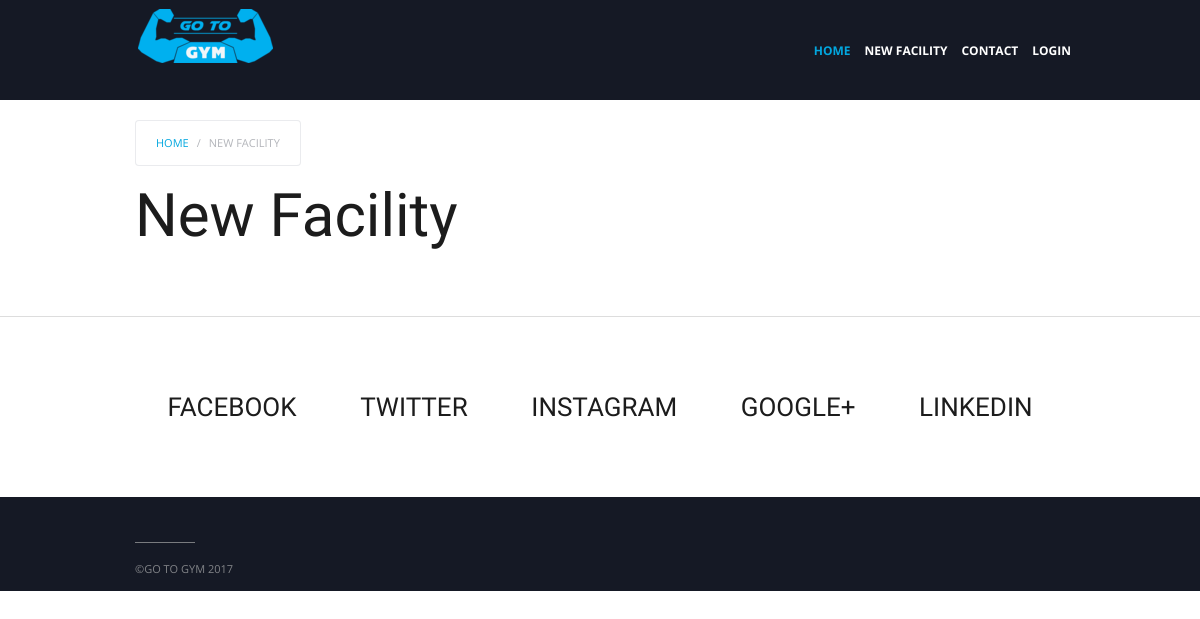
The page /home/newfacility on the database as committed earlier.
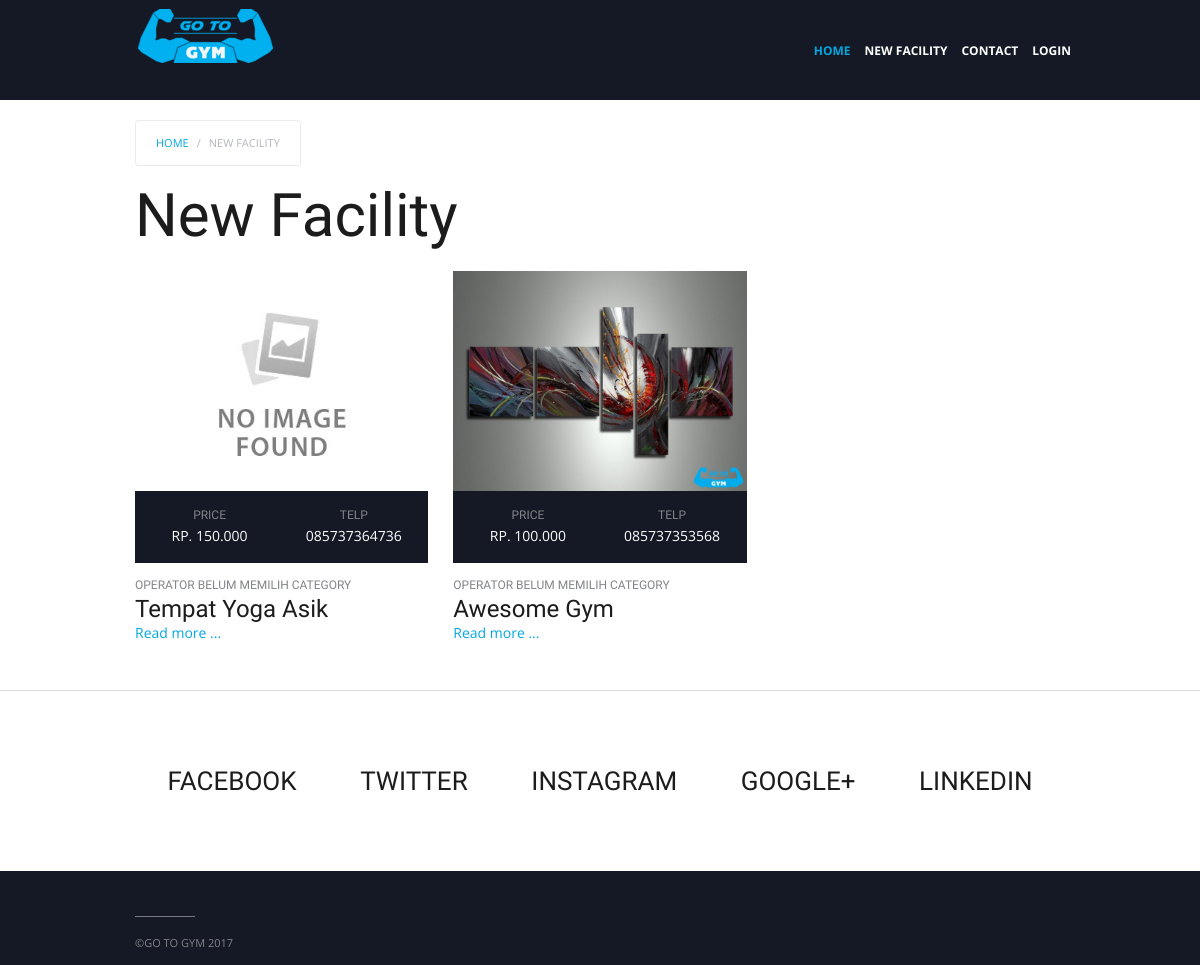
The same page on the database as committed later.
### tables this page shows
CREATE TABLE `gym` (
  `id` int(11) NOT NULL,
  `user_id` int(11) NOT NULL,
  `category_id` int(11) NOT NULL,
  `fullname` varchar(100) DEFAULT NULL,
  `alamat` varchar(100) DEFAULT NULL,
  `longitude` varchar(100) DEFAULT NULL,
  `latitude` varchar(100) DEFAULT NULL,
  `telp` varchar(12) DEFAULT NULL,
  `description` text,
  `price` int(11) DEFAULT NULL,
  `status` int(1) NOT NULL
);

CREATE TABLE `images` (
  `id` int(11) NOT NULL,
  `gym_id` int(11) DEFAULT NULL,
  `file` varchar(100) DEFAULT NULL
);

### application/Controller/HomeController.php (called while the page is built, shortened)
<?php
class HomeController extends Controller
{
    public function newfacility()
    {
        $gym = new Gym();
        $this->view([
            'header'=>'view/_templates/home_header.php',
            'content'=>'view/home/newfacility.php',
            'footer'=>'view/_templates/home_footer.php',
        ],[
            'model'=>$gym->newFacility()
        ]);
    }
}

### public/index.php (called while the page is built, shortened)
<?php
$app = new Application();

### application/Core/Model.php (called while the page is built, shortened)
<?php
class Model
{
    public $db = null;
    protected $table = null;
    private function openDatabaseConnection()
    {
        $options = array(PDO::ATTR_DEFAULT_FETCH_MODE => PDO::FETCH_OBJ, PDO::ATTR_ERRMODE => PDO::ERRMODE_WARNING);
        $this->db = new PDO(DB_TYPE . ':host=' . DB_HOST . ';dbname=' . DB_NAME . ';charset=' . DB_CHARSET, DB_USER, DB_PASS, $options);
    }
    public function getAll($data=null)
    {
        if(is_array($data) && !is_null($data)){
            $_row = '';
            $_value = [];
            foreach ($data as $row=>$value){
                $_row.= $row.' = '.' :'.$row.' AND ';
                $_value[':'.$row] = $value;
            }
            $_row = substr($_row, 0, -5);
            $sql = "SELECT * FROM $this->table WHERE $_row";
            $query = $this->db->prepare($sql);
            $parameters = $_value;
        }else{
            $sql = "SELECT * FROM $this->table";
            $query = $this->db->prepare($sql);
            $parameters=array();
        }
        $query->execute($parameters);
        return $query->fetchAll();
    }
    public function getOne($id)
    {
        if(is_array($id) && !is_null($id)){
            $_row = '';
            $_value = [];
            foreach ($id as $row=>$value){
                $_row.= $row.' = '.' :'.$row.' AND ';
                $_value[':'.$row] = $value;
            }
            $_row = substr($_row, 0, -5);
            $sql = "SELECT * FROM $this->table WHERE $_row LIMIT 1";
            $query = $this->db->prepare($sql);
            $parameters = $_value;
        }else{
            $sql = "SELECT * FROM $this->table WHERE id = :id LIMIT 1";
            $query = $this->db->prepare($sql);
            $parameters = array(':id' => $id);
        }
        $query->execute($parameters);
        return $query->fetch();
    }
}

### application/Model/Gym.php (called while the page is built, shortened)
<?php
class Gym extends Model
{
    protected $table = 'gym';
    public static function getImage($id)
    {
        $images = new Images();
        $img = $images->getOne(['gym_id'=>$id]);
        if($img){
            return $img->file;
        }else{
            return '';
        }
    }
    public function newFacility()
    {
        $sql = "SELECT * FROM $this->table WHERE status = 1 ORDER BY id DESC LIMIT 12 ";
        $query = $this->db->prepare($sql);
        $query->execute([]);
        return $query->fetchAll();
    }
}

### application/view/home/newfacility.php (the view, shortened to what this page needs)
<div class="uk-container uk-container-center">
    <div class="tm-middle uk-grid" data-uk-grid-match="" data-uk-grid-margin="">
        <div class="tm-main uk-width-medium-1-1">
            <main class="tm-content uk-position-relative">
                <ul class="uk-breadcrumb">
                    <li><a href="<?= URL ?>">Home</a></li>
                    <li class="uk-active"><span>New Facility</span></li>
                </ul>
                <div class="uk-grid">
                    <div class="uk-width-1-1">
                        <div class="uk-panel uk-panel-header">
                            <h1 class="tm-title">New Facility</h1>
                        </div>
                    </div>
                </div>
                <div class="uk-grid" data-uk-grid-match="" data-uk-grid-margin="">
                    <?php foreach ($model as $row): ?>
                        <?php $image = \Mini\Model\Gym::getImage($row->id); ?>
                        <div class="uk-width-medium-1-3">
                            <article class="uk-article">
                                <a class="uk-align-left" href="<?= URL.'home/detail/'.$row->id ?>" title=""><img src="<?= $image == '' ? URL.'img/noimagefound2.jpg' : URL.'img/gym/'.$image ?>" alt=""></a>
                                <div>
                                    <div class="uk-panel uk-width-1-1">
                                        <div class="uk-grid">
                                            <div class="uk-width-1-2">
                                                <h6 class="tm-uppercase">Price</h6>
                                                <span class="tm-uppercase">Rp. <?= number_format($row->price, 0, ',', '.') ?></span>
                                            </div>
                                            <div class="uk-width-1-2">
                                                <h6 class="tm-uppercase">Telp</h6>
                                                <span class="tm-uppercase"><?= $row->telp ?></span>
                                            </div>
                                        </div>
                                    </div>
                                    <h4 class="tm-workouts-line tm-uppercase"><?php
                                        $category=new \Mini\Model\GymCategory();
                                        $get_c = $category->getAll(['gym_id'=>$row->id]);
                                        if(count($get_c)>0):
                                            $print = "";
                                            foreach ($get_c as $_c){
                                                $print.= \Mini\Model\Gym::getCategory($_c->category_id).', ';
                                            }
                                            echo substr($print, 0, -2);
                                            ?>
                                        <?php else: ?>
                                            Operator belum memilih category
                                        <?php endif; ?></h4>
                                    <h3 class="tm-workouts-subline tm-uppercase"><?= $row->fullname ?></h3>
                                    <div class="jcomments-links">
                                        <a class="readmore-link" href="<?= URL.'home/detail/'.$row->id ?>" title="5 Unique Workauts to Improve your Deadlift">Read more ...</a>
                                    </div>
                                </div>
                            </article>
                        </div>
                    <?php endforeach; ?>
                </div>
            </main>
        </div>
    </div>
</div>

### application/Core/Application.php (shortened to what this page needs)
<?php
class Application
{
    private $url_controller = null;
    private $url_action = null;
    private $url_params = array();
    public function __construct()
    {
        if (!$this->url_controller) {
            $page = new \Mini\Controller\HomeController();
            $page->index();
        } elseif (file_exists(APP . 'Controller/' . ucfirst($this->url_controller) . 'Controller.php')) {
            $this->url_controller = new $controller();
            if (method_exists($this->url_controller, $this->url_action)) {
                if (!empty($this->url_params)) {
                    call_user_func_array(array($this->url_controller, $this->url_action), $this->url_params);
                } else {
                    $this->url_controller->{$this->url_action}();
                }
            } else {
                if (strlen($this->url_action) == 0) {
                    $this->url_controller->index();
                } else {
                    header('location: ' . URL . 'error');
                }
            }
        } else {
            header('location: ' . URL . 'error');
        }
    }
    private function splitUrl()
    {
        if (isset($_GET['url'])) {
            $url = trim($_GET['url'], '/');
            $url = filter_var($url, FILTER_SANITIZE_URL);
            $url = explode('/', $url);
            $this->url_controller = isset($url[0]) ? $url[0] : null;
            $this->url_action = isset($url[1]) ? $url[1] : null;
            unset($url[0], $url[1]);
            $this->url_params = array_values($url);
        }
    }
}

### application/Core/Controller.php (shortened to what this page needs)
<?php
class Controller
{
    protected function view($data = array(),$params = array())
    {
        if(isset($data['header']))
            require APP . $data['header'];
        if(isset($data['content']))
            require APP . $data['content'];
        if(isset($data['footer']))
            require APP . $data['footer'];
    }
}

### application/view/_templates/home_header.php (shortened to what this page needs)
<!DOCTYPE HTML>
<html lang="en-gb" dir="ltr">
<head>
    <link href="<?= URL;?>assets/frontend/css/bootstrap.css" rel="stylesheet">
    <link href="<?= URL;?>assets/frontend/css/theme.css" rel="stylesheet">
    <link href="<?= URL;?>assets/frontend/css/schedule.css" rel="stylesheet">
</head>
<body class="tm-isblog tm-page-workouts">
<div class="ak-page">
    <nav class="tm-navbar uk-navbar uk-navbar-attached">
        <div class="uk-container uk-container-center">
            <a class="tm-logo" href="<?= URL;?>">
                <img src="<?= URL;?>assets/frontend/images/logo.png" style="margin-top: 10px;">
            </a>
            <ul class="uk-navbar-nav uk-hidden-small">
                <li class="uk-parent uk-active"><a href="<?= URL ?>">Home</a></li>
                <li><a href="<?= URL.'home/newfacility' ?>">New Facility</a></li>
                <li><a href="<?= URL.'home/contact' ?>">Contact</a></li>
                <li><a href="<?= URL.'home/login' ?>"">Login</a></li>
            </ul>
        </div>
    </nav>

### application/view/_templates/home_footer.php (shortened to what this page needs)
<div class="tm-block tm-block-social">
    <div class="uk-container uk-container-center">
        <div class="uk-panel ak-social">
            <ul class="uk-subnav uk-subnav-line uk-text-center">
                <li><a href="https://www.facebook.com/" target="_blank">Facebook</a></li>
                <li><a href="https://twitter.com/" target="_blank">Twitter</a></li>
                <li><a href="http://instagram.com/" target="_blank">Instagram</a></li>
                <li><a href="https://plus.google.com/" target="_blank">Google+</a></li>
                <li><a href="https://www.linkedin.com/" target="_blank">Linkedin</a></li>
            </ul>
        </div>
    </div>
</div>
<div class="ak-footer" style="padding: 10px 0;">
    <div class="uk-container uk-container-center">
        <footer class="tm-footer uk-grid tm-footer uk-grid" data-uk-grid-match="{target:'> div > .uk-panel'}" data-uk-grid-margin="" style="margin-bottom: 0; margin-top: 0;">
            <div class="uk-hidden-small uk-hidden-medium uk-width-large-1-3" style="margin-bottom: 0; margin-top: 0;">
                <div class="uk-panel uk-hidden-medium uk-hidden-small" style="margin-bottom: 0; margin-top: 0;">
                    <div class="ak-copyright">©GO TO GYM  2017</div>
                </div>
            </div>
        </footer>
    </div>
</div>
</div>
</body>
</html>

Rows that differ between the two databases and show on the page:
added gym: shows a picture, price "150.000", telp "085737364736", fullname "Tempat Yoga Asik"
added gym: id.file (picture), price "100.000", telp "085737353568", fullname "Awesome Gym"
